Frame 1 (no input): blank canvas, image omitted
Frame 60 (the mouse pressed at the canvas centre just before this capture): blank canvas, image omitted
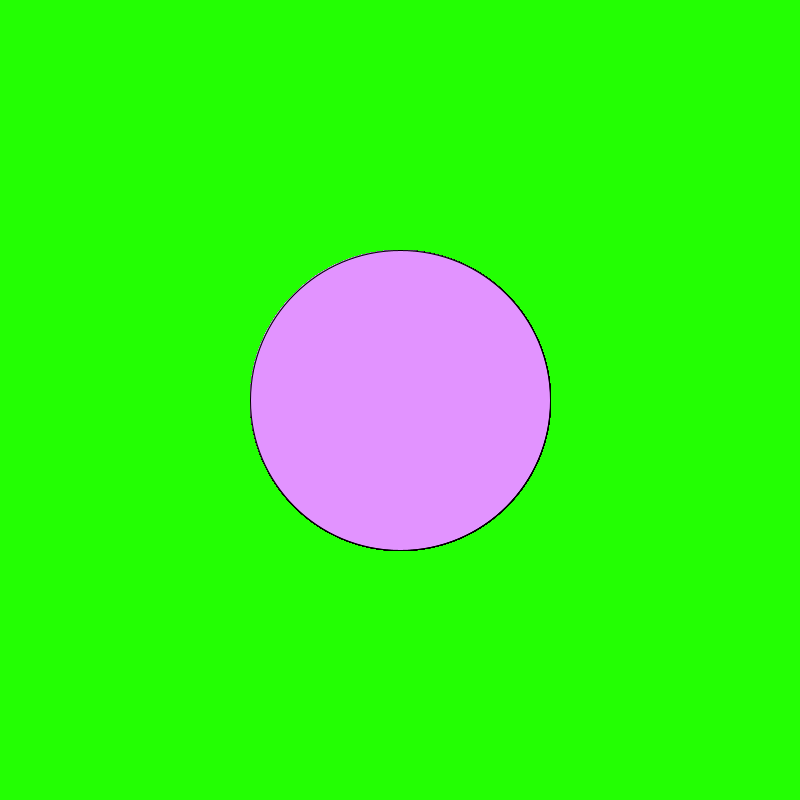
Frame 120 (the mouse held since frame 60 and released just before this capture)

The Processing sketch whose frames 1 and 60 were blank and that drew this single picture after the mouse press (run headless with seeded random() and noise(); from frame 60 on, the mouse is pressed at the canvas centre):

// Processing sketch: Logical_Dot
// ── Logical_Dot.pde
void setup(){
size(800,800);
background(35,255,3);
}
void draw(){
if(mousePressed){
fill(226,147,255);
ellipse(400,400,300,300);
}}
